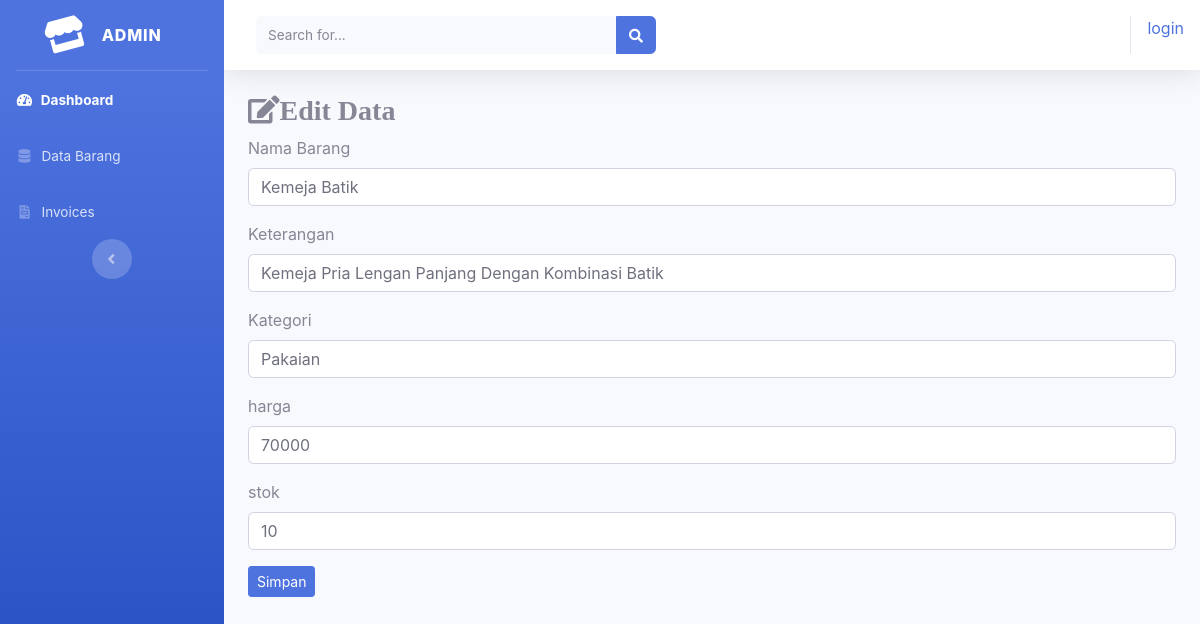
The app's page /admin/data_barang/edit/2 with its own data.
### tables this page shows
CREATE TABLE `tb_barang` (
  `id_brg` int(11) NOT NULL,
  `nama_brg` varchar(120) NOT NULL,
  `keterangan` varchar(225) NOT NULL,
  `kategori` varchar(80) NOT NULL,
  `harga` int(11) NOT NULL,
  `stok` int(4) NOT NULL,
  `gambar` text NOT NULL
);

### application/controllers/admin/Data_barang.php (called while the page is built, shortened)
<?php
class Data_barang extends CI_Controller
{
    public function __construct()
    {
        $this->load->model('M_barang', 'model_barang');
    }
    public function edit($id)
    {
        $data = [
            'barang' => $this->model_barang->edit_brg($id)
        ];
        $this->load->view('templates_admin/header');
        $this->load->view('templates_admin/sidebar');
        $this->load->view('admin/edit_barang', $data);
        $this->load->view('templates_admin/footer');
    }
}

### index.php (called while the page is built, shortened)
<?php
require_once BASEPATH.'core/CodeIgniter.php';

### application/models/M_barang.php (called while the page is built, shortened)
<?php
class M_barang extends CI_Model
{
    public function edit_brg($id)
    {
        return $this->db->get_where('tb_barang', ['id_brg' => $id])->row_array();;
    }
}

### application/views/admin/edit_barang.php (the view, shortened to what this page needs)
<div class="container-fluid">
    <h3><i class="fas fa-edit">Edit Data</i></h3>
    <form action="<?= base_url('site/admin/barang/update'); ?>" method="post">
        <div class="form-group">
            <label>Nama Barang</label>
            <input type="text" name="nama_brg" class="form-control" value="<?= $barang['nama_brg'] ?>">
        </div>
        <div class="form-group">
            <label>Keterangan</label>
            <input type="text" name="keterangan" class="form-control" value="<?= $barang['keterangan'] ?>">
        </div>
        <div class="form-group">
            <label>Kategori</label>
            <input type="text" name="kategori" class="form-control" value="<?= $barang['kategori'] ?>">
        </div>
        <div class="form-group">
            <label>harga</label>
            <input type="text" name="harga" class="form-control" value="<?= $barang['harga'] ?>">
        </div>
        <div class="form-group">
            <label>stok</label>
            <input type="text" name="stok" class="form-control" value="<?= $barang['stok'] ?>">
        </div>
        <button type="submit" class="btn btn-primary btn-sm">Simpan</button>
    </form>
</div>

### records on screen
tb_barang: nama_brg "Kemeja Batik", keterangan "Kemeja Pria Lengan Panjang Dengan Kombinasi Batik", kategori "Pakaian", harga "70000", stok "10"

### other values on screen
anchor('auth/login', 'login') "login"
